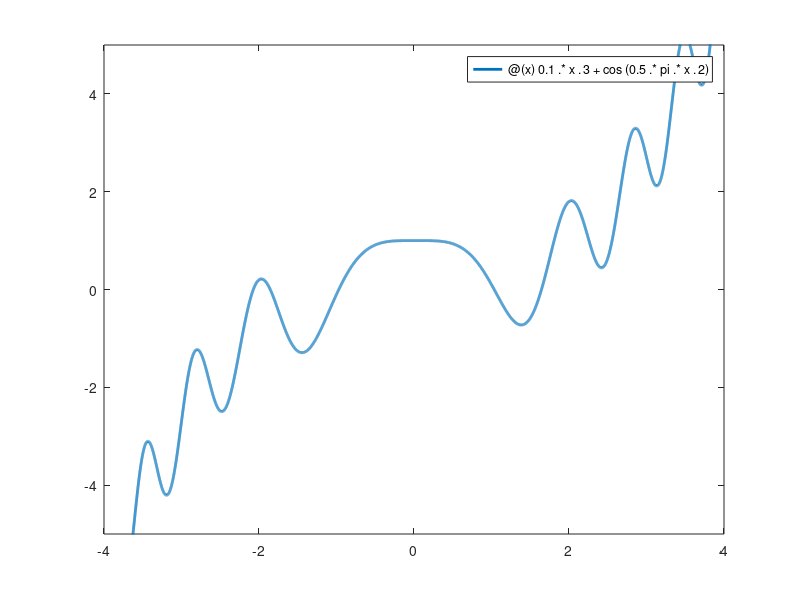

The MATLAB script that drew this image: (Note: this script raises an error after producing the figure.)
%fplot(@(x)exp(1)^(x^2-3)+x^3-1.5*x,'Linewidth',2);
fplot(@(x)0.1.*x.^3 + cos(0.5.*pi.*x.^2),'Linewidth',2);
axis([-4 4 -5 5]);
xline(0)
yline(0)
title('{\itResults}');
